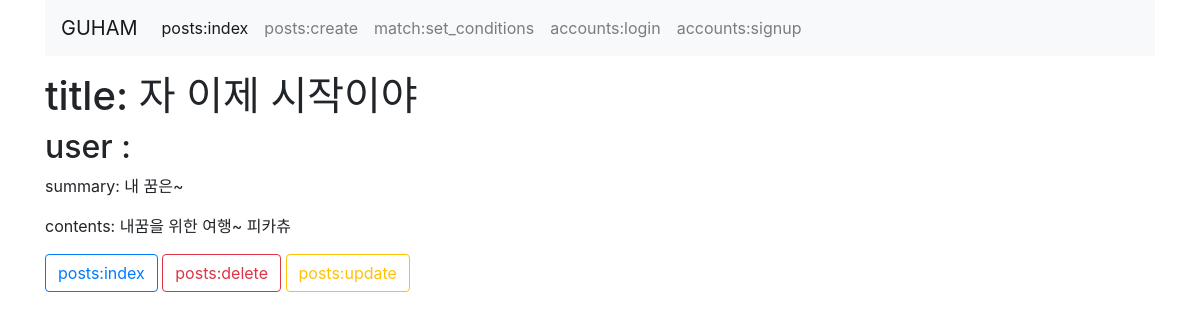
The page /posts/1/detail/ on the database its author committed.
### posts/models.py (models this page shows)
class Post(models.Model):
    title = models.CharField(max_length=50)
    study_category = models.CharField(max_length=10, choices=STUDY_CATEGORY)
    number_people = models.IntegerField()
    study_place = models.CharField(max_length=10, choices=STUDY_PLACE)
    study_day = models.CharField(max_length=10, choices=STUDY_DAY)
    study_time = models.CharField(max_length=10, choices=STUDY_TIME)
    content = models.TextField()
    summary = models.TextField()

### posts/views.py (the view)
# urls.py: path('<int:post_id>/detail/', views.detail, name='detail'),  # 스터디 모집 글 열람
def detail(request, post_id):
    post_selected = Post.objects.get(id=post_id)
    context = {
        'post_selected': post_selected,
    }
    return render(request, 'posts/detail.html', context)

### posts/templates/posts/detail.html (shortened to what this page needs)
{% extends 'posts/base.html' %}
{% block body %}
<h1>title: {{post_selected.title}}</h1>
<h2>user : {{post_selected.user}}</h2>
<p>summary: {{post_selected.summary}}</p>
<p>contents: {{post_selected.content}}</p>
<a href="{% url 'posts:index' %}" class="btn btn-outline-primary">posts:index</a>
<a href="{% url 'posts:delete' post_selected.id %}" class="btn btn-outline-danger">posts:delete</a>
<a href="{% url 'posts:update' post_selected.id %}" class="btn btn-outline-warning">posts:update</a>
{% endblock %}

### rows shown on the page
Post: title "자 이제 시작이야", summary "내 꿈은~", content "내꿈을 위한 여행~ 피카츄"
